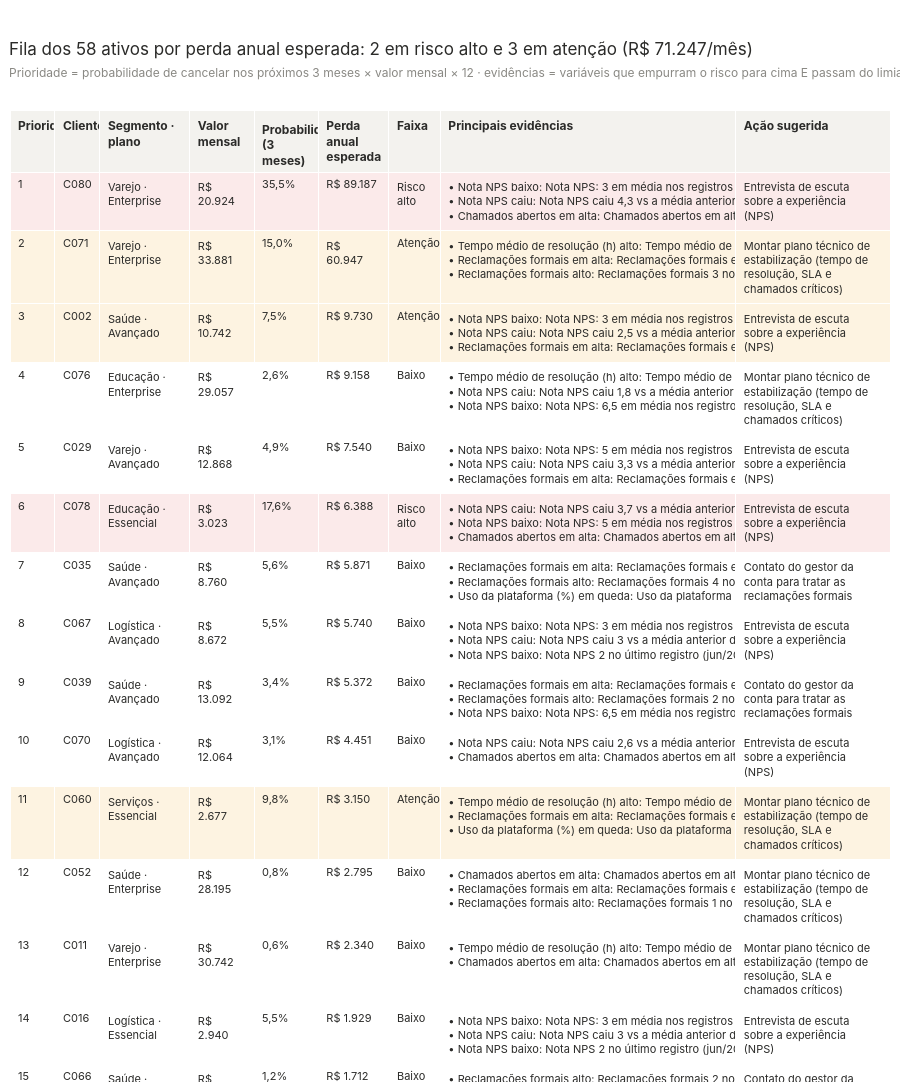

The notebook cell this image was saved under:
### Markdown cell above
## 4. Fila de atendimento (jun/2026)

### Code cell
def evid_txt(c, n=3):
    e = E[(E.cliente == c) & E.dispara].head(n)
    return "<br>".join(f"• {t}: {dt}" for t, dt in zip(e.titulo, e.detalhe)) or "—"

FILL = {"alto": "#fbeaea", "atencao": "#fdf3e1", "baixo": "white"}
cli = d.clientes.set_index("cliente_id").loc[F.index]
cols = {"Prioridade": F.prioridade.astype(str), "Cliente": F.index, "Segmento · plano": [f"{s} · {p}" for s, p in zip(cli.segmento, cli.plano)],
        "Valor mensal": F.valor_mensal.map(fmt_brl), "Probabilidade (3 meses)": F.probabilidade.map(pct),
        "Perda anual esperada": F.perda_anual_esperada.map(fmt_brl), "Faixa": F.faixa_risco.map(NOME_FAIXA),
        "Principais evidências": [evid_txt(c) for c in F.index], "Ação sugerida": F.acao_sugerida}
fig = go.Figure(go.Table(columnwidth=[0.7, 0.7, 1.4, 1, 1, 1.1, 0.8, 4.6, 2.4],
                         header=dict(values=[f"<b>{c}</b>" for c in cols], fill_color="#f3f2ee", align="left", font_size=12),
                         cells=dict(values=list(cols.values()), align="left", font_size=11, height=26,
                                    fill_color=[[FILL[f] for f in F.faixa_risco]] * len(cols))))
nf = F.faixa_risco.value_counts()
em = F[F.faixa_risco != "baixo"]
fig.update_layout(height=2400, margin=dict(l=10, r=10, t=110, b=10),
                  title=f"Fila dos {len(F)} ativos por perda anual esperada: {nf.get('alto', 0)} em risco alto e {nf.get('atencao', 0)} em atenção "
                        f"({fmt_brl(em.valor_mensal.sum())}/mês)"
                        + sub("Prioridade = probabilidade de cancelar nos próximos 3 meses × valor mensal × 12 · "
                              "evidências = variáveis que empurram o risco para cima E passam do limiar aprendido"))
fig.show()

### Figure 1 — Plotly figure (JSON) as saved in the notebook; plotly's stock layout.template omitted (floating-point values rounded to 4 significant figures; data arrays with more than 128 entries replaced by an {"elided": "..."} marker saying what was removed)
{"data": [{"cells": {"align": "left", "fill": {"color": {"elided": "9x58 str values"}}, "font": {"size": 11}, "height": 26, "values": {"elided": "9x58 str values"}}, "columnwidth": [0.7, 0.7, 1.4, 1, 1, 1.1, 0.8, 4.6, 2.4], "header": {"align": "left", "fill": {"color": "#f3f2ee"}, "font": {"size": 12}, "values": ["<b>Prioridade</b>", "<b>Cliente</b>", "<b>Segmento · plano</b>", "<b>Valor mensal</b>", "<b>Probabilidade (3 meses)</b>", "<b>Perda anual esperada</b>", "<b>Faixa</b>", "<b>Principais evidências</b>", "<b>Ação sugerida</b>"]}, "type": "table"}], "layout": {"height": 2400, "margin": {"b": 10, "l": 10, "r": 10, "t": 110}, "title": {"text": "Fila dos 58 ativos por perda anual esperada: 2 em risco alto e 3 em atenção (R$ 71.247/mês)<br><span style='font-size:12px;color:#8a8984'>Prioridade = probabilidade de cancelar nos próximos 3 meses × valor mensal × 12 · evidências = variáveis que empurram o risco para cima E passam do limiar aprendido</span>"}}}
